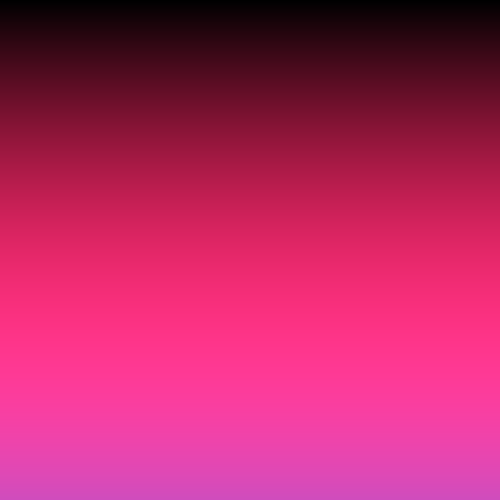
Frame 1 (no input)
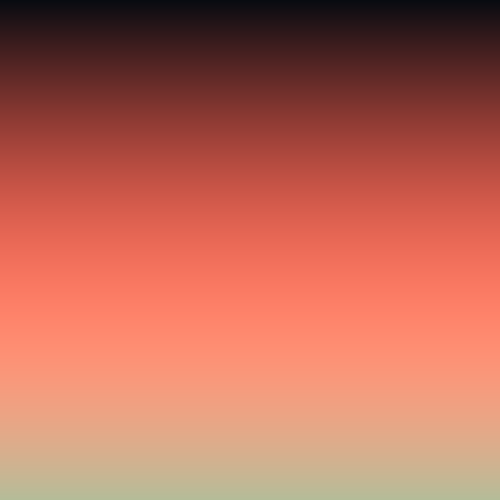
Frame 60 (the mouse pressed at the canvas centre just before this capture)
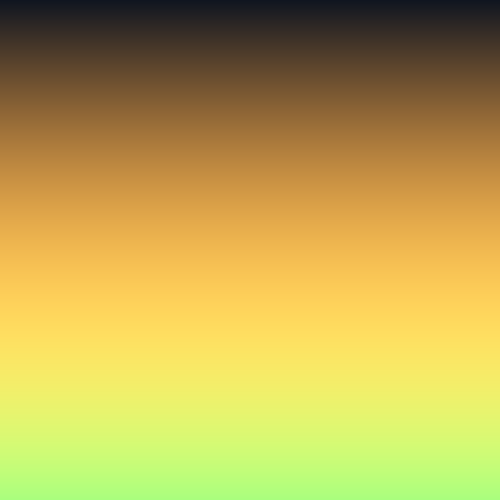
Frame 120 (the mouse held since frame 60 and released just before this capture)

The Processing sketch that drew these frames (run headless with seeded random() and noise(); from frame 60 on, the mouse is pressed at the canvas centre):

// Processing sketch: sketch_200608b
// ── sketch_200608b.pde
void setup()
{
  size(500,500);
}

void draw()
{
  float tm = millis()/1000.f;
  float r = .4+.35*sin(tm*.3+1);
  float g = .5-.45*sin(tm*.5+2);
  float b = .3-.21*sin(tm*-.4+3);
  loadPixels();
  for(int i = 0; i < pixels.length; i++)
  {
    int x = i%width;
    int y = i/width;
    float ypct = y*1.f/height;
    
    int c = color(sin(tm*.03+(ypct*r)*PI)*255, 
                  sin(tm*.04+(ypct*g)*PI)*255,
                  sin(tm*.06+(ypct*b)*PI)*255);
    pixels[i] = c;
  }
  updatePixels();
}
